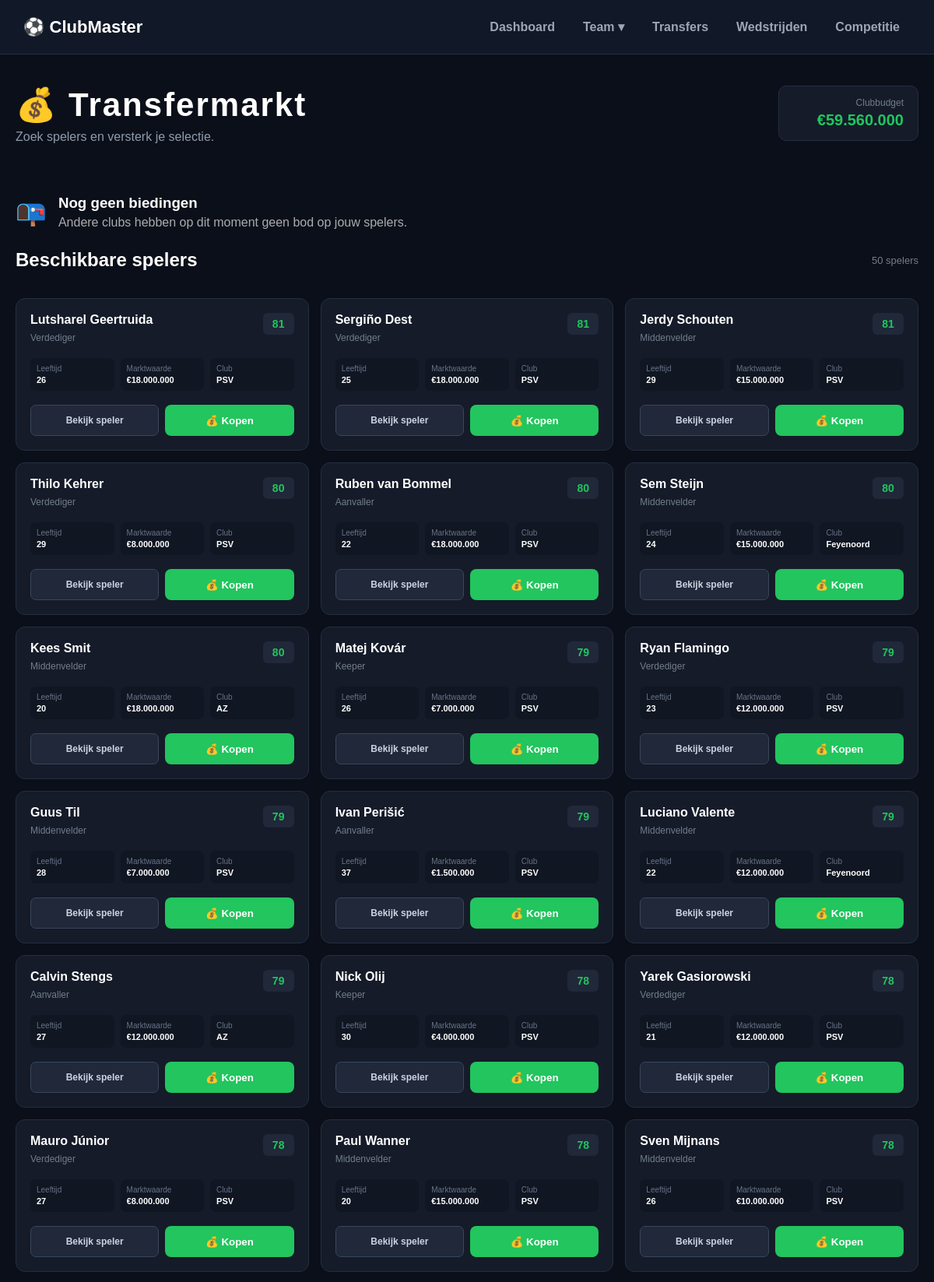
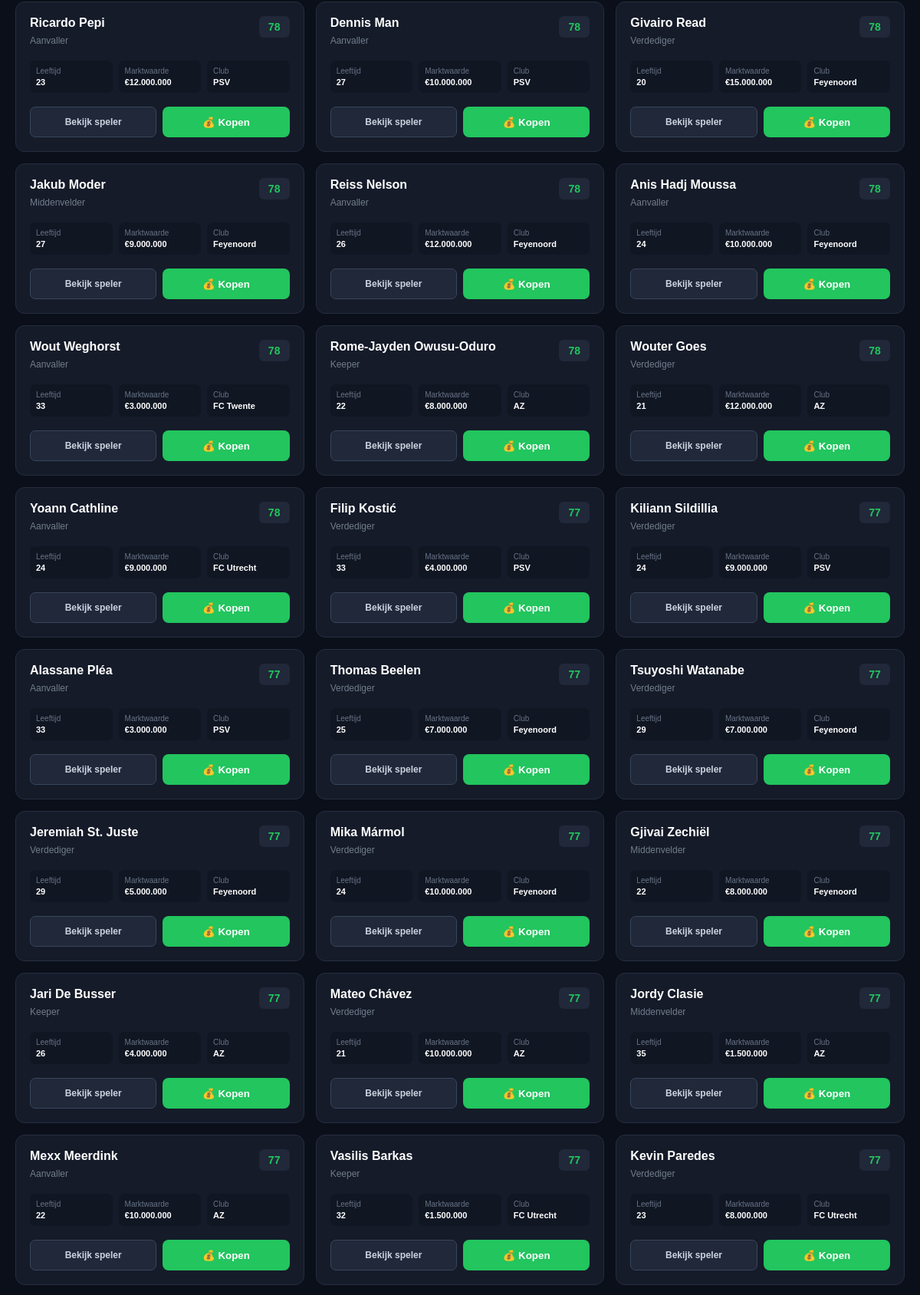
Screenshot of /transfers (signed in, upper part) with the database file from the repository (2 pictures, top to bottom).
### tables this page shows
CREATE TABLE clubs (
            id INTEGER PRIMARY KEY AUTOINCREMENT,
            naam TEXT NOT NULL,
            stad TEXT NOT NULL,
            rating INTEGER NOT NULL,
            logo TEXT NOT NULL,
            budget INTEGER NOT NULL,
            salariskosten INTEGER NOT NULL,
            stadioncapaciteit INTEGER NOT NULL,
            inkomsten_per_wedstrijd INTEGER NOT NULL
        );

CREATE TABLE players (
            id INTEGER PRIMARY KEY AUTOINCREMENT,
            club_id INTEGER NOT NULL,
            naam TEXT NOT NULL,
            positie TEXT NOT NULL,
            leeftijd INTEGER NOT NULL,
            marktwaarde INTEGER NOT NULL,
            rating INTEGER NOT NULL,
            salaris INTEGER NOT NULL,
            contractduur INTEGER NOT NULL,
            FOREIGN KEY (club_id) REFERENCES clubs(id)
        );

### app.py (the view)
@app.route("/transfers")
@login_required
def transfers():
    club = get_user_club()
    if club is None:
        return redirect(
            url_for("clubs_page")
        )
    transfer_offers = (
        genereer_ai_transferbiedingen()
    )
    progress = get_user_progress()
    connection = get_connection()
    spelers = connection.execute("""
        SELECT
            players.id,
            players.naam,
            players.positie,
            players.leeftijd,
            players.marktwaarde,
            players.rating,
            clubs.naam AS club_naam,
            clubs.logo AS club_logo
        FROM players
        JOIN clubs
            ON players.club_id = clubs.id
        WHERE players.club_id != ?
        ORDER BY players.rating DESC
        LIMIT 50
    """, (
        club["id"],
    )).fetchall()
    connection.close()
    return render_template(
        "transfers.html",
        club=club,
        players=spelers,
        transfer_history=
            progress["transfer_history"],
        transfer_offers=
            transfer_offers
    )

### app.py (called while the page is built, shortened)
def get_connection():
    connection = sqlite3.connect(DATABASE)
    connection.row_factory = sqlite3.Row
    return connection

def login_required(view):
    @wraps(view)
    def wrapped_view(*args, **kwargs):
        user_id = session.get("user_id")
        if user_id is None:
            return redirect(
                url_for("login")
            )
        connection = get_connection()
        user = connection.execute("""
            SELECT id
            FROM users
            WHERE id = ?
        """, (
            user_id,
        )).fetchone()
        connection.close()
        if user is None:
            session.clear()
            return redirect(
                url_for("login")
            )
        return view(*args, **kwargs)
    return wrapped_view

def get_current_user():
    user_id = session.get("user_id")
    if user_id is None:
        return None
    connection = get_connection()
    user = connection.execute("""
        SELECT
            id,
            username,
            password_hash,
            club_id,
            lineup_json,
            tactics_json,
            transfer_history_json,
            transfer_offers_json,
            transfer_offer_date,
            created_at
        FROM users
        WHERE id = ?
    """, (
        user_id,
    )).fetchone()
    connection.close()
    return user

def load_json_value(value, default):
    if not value:
        return default
    try:
        return json.loads(value)
    except (
        TypeError,
        ValueError,
        json.JSONDecodeError
    ):
        return default

def get_user_progress():
    user = get_current_user()
    return {
        "lineup": load_json_value(
            user["lineup_json"],
            {}
        ),
        "tactics": load_json_value(
            user["tactics_json"],
            {
                "formatie": "4-3-3",
                "speelstijl": "Gebalanceerd",
                "mentaliteit": "Gebalanceerd",
                "druk": "Normaal"
            }
        ),
        "transfer_history": load_json_value(
            user["transfer_history_json"],
            []
        ),
        "transfer_offers": load_json_value(
            user["transfer_offers_json"],
            []
        ),
        "transfer_offer_date":
            user["transfer_offer_date"]
    }

### Templates/transfers.html (shortened to what this page needs)
<!DOCTYPE html>
<html lang="nl">
<head>
    <link
        rel="stylesheet"
        href="{{ url_for('static', filename='style.css') }}"
    >
</head>
<body>
{% include "navbar.html" %}
<main class="transfers-page">
    <div class="transfers-header">
        <div>
            <h1>
                💰 Transfermarkt
            </h1>
            <p class="page-subtitle">
                Zoek spelers en versterk je selectie.
            </p>
        </div>
        <div class="transfer-budget">
            <span>
                Clubbudget
            </span>
            <strong>
                €{{ "{:,.0f}".format(club.budget).replace(",", ".") }}
            </strong>
        </div>
    </div>
    {% if transfer_offers %}
    <section class="transfer-section ai-offers-section">
        <div class="transfer-section-header">
            <div>
                <h2>
                    📨 Biedingen op jouw spelers
                </h2>
                <p class="transfer-offers-subtitle">
                    Andere clubs zijn geïnteresseerd in spelers uit jouw selectie.
                </p>
            </div>
            <span>
                {{ transfer_offers|length }} biedingen
            </span>
        </div>
        <div class="transfer-offers-list">
            {% for offer in transfer_offers %}
            <article class="ai-offer-card">
                <div class="ai-offer-icon">
                    💼
                </div>
                <div class="ai-offer-main">
                    <div class="ai-offer-player">
                        <strong>
                            {{ offer.player_name }}
                        </strong>
                        <span>
                            {{ offer.position }}
                            ·
                            Rating {{ offer.rating }}
                        </span>
                    </div>
                    <div class="ai-offer-route">
                        <span>
                            {{ offer.from_club }}
                        </span>
                        <strong>
                            →
                        </strong>
                        <span>
                            {{ offer.to_club }}
                        </span>
                    </div>
                    <div class="ai-offer-value">
                        <span>
                            Marktwaarde
                        </span>
                        <strong>
                            €{{ "{:,.0f}".format(offer.market_value).replace(",", ".") }}
                        </strong>
                    </div>
                    <div class="ai-offer-price">
                        <span>
                            Bod
                        </span>
                        <strong>
                            €{{ "{:,.0f}".format(offer.offer).replace(",", ".") }}
                        </strong>
                    </div>
                </div>
                <div class="ai-offer-actions">
                    <form
                        method="POST"
                        action="{{ url_for('accept_transfer_offer', offer_id=offer.id) }}"
                    >
                        <button
                            type="submit"
                            class="club-button ai-accept-button"
                        >
                            ✅ Accepteren
                        </button>
                    </form>
                    <form
                        method="POST"
                        action="{{ url_for('reject_transfer_offer', offer_id=offer.id) }}"
                    >
                        <button
                            type="submit"
                            class="ai-reject-button"
                        >
                            ❌ Afwijzen
                        </button>
                    </form>
                </div>
            </article>
            {% endfor %}
        </div>
    </section>
    {% else %}
    <section class="transfer-section no-offers-section">
        <div class="no-offers-content">
            <span class="no-offers-icon">
                📭
            </span>
            <div>
                <h3>
                    Nog geen biedingen
                </h3>
                <p>
                    Andere clubs hebben op dit moment geen bod op jouw spelers.
                </p>
            </div>
        </div>
    </section>
    {% endif %}
    <section class="transfer-section">
        <div class="transfer-section-header">
            <h2>
                Beschikbare spelers
            </h2>
            <span>
                {{ players|length }} spelers
            </span>
        </div>
        <div class="transfer-grid">
            {% for player in players %}
                <article class="transfer-card">
                    <div class="transfer-card-top">
                        <div>
                            <h3>
                                {{ player.naam }}
                            </h3>
                            <span class="transfer-position">
                                {{ player.positie }}
                            </span>
                        </div>
                        <div class="transfer-rating">
                            {{ player.rating }}
                        </div>
                    </div>
                    <div class="transfer-details">
                        <div>
                            <span>
                                Leeftijd
                            </span>
                            <strong>
                                {{ player.leeftijd }}
                            </strong>
                        </div>
                        <div>
                            <span>
                                Marktwaarde
                            </span>
                            <strong>
                                €{{ "{:,.0f}".format(player.marktwaarde).replace(",", ".") }}
                            </strong>
                        </div>
                        <div>
                            <span>
                                Club
                            </span>
                            <strong>
                                {{ player.club_naam }}
                            </strong>
                        </div>
                    </div>
                    <div class="transfer-actions">
                        <a
                            href="{{ url_for('player_detail', player_id=player.id) }}"
                            class="transfer-info-button"
                        >
                            Bekijk speler
                        </a>
                        <form
                            method="POST"
                            action="{{ url_for('buy_transfer', player_id=player.id) }}"
                        >
                            <button
                                type="submit"
                                class="club-button transfer-buy-button"
                            >
                                💰 Kopen
                            </button>
                        </form>
                    </div>
                </article>
            {% else %}
                <div class="no-transfer-players">
                    Er zijn momenteel geen spelers beschikbaar.
                </div>
            {% endfor %}
        </div>
    </section>
</main>
</body>
</html>

### static/style.css (style rules this page uses)
* { box-sizing: border-box; }
body { margin: 0; font-family: Arial, sans-serif; background: #0b0f19; color: white; }
h1 { font-size: 64px; margin: 0; letter-spacing: 2px; }
.page-subtitle { color: #b8c0cc; margin-bottom: 40px; }
.club-button { display: inline-block; padding: 12px 22px; background: #22c55e; color: white; text-decoration: none; border-radius: 8px; font-weight: bold; transition: 0.2s; }
.transfers-page { max-width: 1200px; min-height: calc(100vh - 70px); margin: 0 auto; padding: 45px 25px 60px; }
.transfers-page h1 { margin: 0; font-size: 42px; }
.transfers-page .page-subtitle { margin-top: 8px; color: #8f9bad; }
.transfer-grid { display: grid; grid-template-columns: repeat(3, 1fr); gap: 18px; margin-top: 35px; }
.transfer-card { padding: 20px; background: #151b29; border: 1px solid #252e40; border-radius: 14px; transition: 0.2s; }
.transfer-card-top { display: flex; justify-content: space-between; align-items: flex-start; gap: 15px; }
.transfer-card .club-button { width: 100%; border: none; cursor: pointer; }
.transfers-page { max-width: 1200px; margin: 0 auto; padding: 40px 20px 60px; }
.transfers-header { display: flex; align-items: flex-start; justify-content: space-between; gap: 20px; margin-bottom: 25px; }
.transfer-budget { min-width: 180px; padding: 14px 18px; background: #151b29; border: 1px solid #252e40; border-radius: 10px; text-align: right; }
.transfer-budget span { display: block; color: #727d8d; font-size: 12px; margin-bottom: 4px; }
.transfer-budget strong { color: #22c55e; font-size: 20px; }
.transfer-section { margin-top: 25px; }
.transfer-section-header { display: flex; align-items: center; justify-content: space-between; margin-bottom: 14px; }
.transfer-section-header h2 { margin: 0; color: white; }
.transfer-section-header span { color: #727d8d; font-size: 13px; }
.transfer-grid { display: grid; grid-template-columns: repeat(3, 1fr); gap: 15px; }
.transfer-card { display: flex; flex-direction: column; min-width: 0; padding: 18px; background: #151b29; border: 1px solid #252e40; border-radius: 12px; transition: border-color 0.15s ease, transform 0.15s ease; }
.transfer-card-top { display: flex; align-items: flex-start; justify-content: space-between; gap: 15px; }
.transfer-card h3 { margin: 0 0 4px; color: white; font-size: 16px; }
.transfer-position { color: #727d8d; font-size: 12px; }
.transfer-rating { min-width: 40px; padding: 6px 8px; background: #202839; border-radius: 6px; color: #22c55e; text-align: center; font-size: 14px; font-weight: bold; }
.transfer-details { display: grid; grid-template-columns: repeat(3, 1fr); gap: 8px; margin: 18px 0; }
.transfer-details div { padding: 8px; background: #101622; border-radius: 7px; }
.transfer-details span { display: block; color: #687386; font-size: 10px; }
.transfer-details strong { display: block; margin-top: 3px; color: white; font-size: 11px; overflow: hidden; text-overflow: ellipsis; white-space: nowrap; }
.transfer-actions { display: grid; grid-template-columns: 1fr 1fr; gap: 8px; margin-top: auto; }
.transfer-info-button, .transfer-sell-button { display: flex; align-items: center; justify-content: center; min-height: 40px; padding: 8px 10px; box-sizing: border-box; border-radius: 7px; text-decoration: none; font-size: 12px; font-weight: bold; cursor: pointer; }
.transfer-info-button { background: #202839; border: 1px solid #39465a; color: #cbd5e1; }
.transfer-buy-button { width: 100%; min-height: 40px; margin: 0; border: none; cursor: pointer; }
.no-offers-section { margin-bottom: 20px; }
.no-offers-content { display: flex; align-items: center; gap: 15px; }
.no-offers-icon { font-size: 2rem; }
.no-offers-content h3 { margin: 0; }
.no-offers-content p { margin: 5px 0 0; opacity: 0.65; }

### rows the page displays
clubs: budget "59.560.000"
players: naam "Lutsharel Geertruida", positie "Verdediger", rating "81", leeftijd "26", marktwaarde "18.000.000", club_naam "PSV"
players: naam "Sergiño Dest", positie "Verdediger", rating "81", leeftijd "25", marktwaarde "18.000.000", club_naam "PSV"
players: naam "Jerdy Schouten", positie "Middenvelder", rating "81", leeftijd "29", marktwaarde "15.000.000", club_naam "PSV"
players: naam "Thilo Kehrer", positie "Verdediger", rating "80", leeftijd "29", marktwaarde "8.000.000", club_naam "PSV"
players: naam "Ruben van Bommel", positie "Aanvaller", rating "80", leeftijd "22", marktwaarde "18.000.000", club_naam "PSV"
players: naam "Sem Steijn", positie "Middenvelder", rating "80", leeftijd "24", marktwaarde "15.000.000", club_naam "Feyenoord"
players: naam "Kees Smit", positie "Middenvelder", rating "80", leeftijd "20", marktwaarde "18.000.000", club_naam "AZ"
players: naam "Matej Kovár", positie "Keeper", rating "79", leeftijd "26", marktwaarde "7.000.000", club_naam "PSV"
players: naam "Ryan Flamingo", positie "Verdediger", rating "79", leeftijd "23", marktwaarde "12.000.000", club_naam "PSV"
players: naam "Guus Til", positie "Middenvelder", rating "79", leeftijd "28", marktwaarde "7.000.000", club_naam "PSV"
players: naam "Ivan Perišić", positie "Aanvaller", rating "79", leeftijd "37", marktwaarde "1.500.000", club_naam "PSV"
players: naam "Luciano Valente", positie "Middenvelder", rating "79", leeftijd "22", marktwaarde "12.000.000", club_naam "Feyenoord"
players: naam "Calvin Stengs", positie "Aanvaller", rating "79", leeftijd "27", marktwaarde "12.000.000", club_naam "AZ"
players: naam "Nick Olij", positie "Keeper", rating "78", leeftijd "30", marktwaarde "4.000.000", club_naam "PSV"
players: naam "Yarek Gasiorowski", positie "Verdediger", rating "78", leeftijd "21", marktwaarde "12.000.000", club_naam "PSV"
players: naam "Mauro Júnior", positie "Verdediger", rating "78", leeftijd "27", marktwaarde "8.000.000", club_naam "PSV"
players: naam "Paul Wanner", positie "Middenvelder", rating "78", leeftijd "20", marktwaarde "15.000.000", club_naam "PSV"
players: naam "Sven Mijnans", positie "Middenvelder", rating "78", leeftijd "26", marktwaarde "10.000.000", club_naam "PSV"
players: naam "Ricardo Pepi", positie "Aanvaller", rating "78", leeftijd "23", marktwaarde "12.000.000", club_naam "PSV"
players: naam "Dennis Man", positie "Aanvaller", rating "78", leeftijd "27", marktwaarde "10.000.000", club_naam "PSV"
players: naam "Givairo Read", positie "Verdediger", rating "78", leeftijd "20", marktwaarde "15.000.000", club_naam "Feyenoord"
players: naam "Jakub Moder", positie "Middenvelder", rating "78", leeftijd "27", marktwaarde "9.000.000", club_naam "Feyenoord"
players: naam "Reiss Nelson", positie "Aanvaller", rating "78", leeftijd "26", marktwaarde "12.000.000", club_naam "Feyenoord"
players: naam "Anis Hadj Moussa", positie "Aanvaller", rating "78", leeftijd "24", marktwaarde "10.000.000", club_naam "Feyenoord"
players: naam "Wout Weghorst", positie "Aanvaller", rating "78", leeftijd "33", marktwaarde "3.000.000", club_naam "FC Twente"
players: naam "Rome-Jayden Owusu-Oduro", positie "Keeper", rating "78", leeftijd "22", marktwaarde "8.000.000", club_naam "AZ"
players: naam "Wouter Goes", positie "Verdediger", rating "78", leeftijd "21", marktwaarde "12.000.000", club_naam "AZ"
players: naam "Yoann Cathline", positie "Aanvaller", rating "78", leeftijd "24", marktwaarde "9.000.000", club_naam "FC Utrecht"
players: naam "Filip Kostić", positie "Verdediger", rating "77", leeftijd "33", marktwaarde "4.000.000", club_naam "PSV"
players: naam "Kiliann Sildillia", positie "Verdediger", rating "77", leeftijd "24", marktwaarde "9.000.000", club_naam "PSV"
players: naam "Alassane Pléa", positie "Aanvaller", rating "77", leeftijd "33", marktwaarde "3.000.000", club_naam "PSV"
players: naam "Thomas Beelen", positie "Verdediger", rating "77", leeftijd "25", marktwaarde "7.000.000", club_naam "Feyenoord"
players: naam "Tsuyoshi Watanabe", positie "Verdediger", rating "77", leeftijd "29", marktwaarde "7.000.000", club_naam "Feyenoord"
players: naam "Jeremiah St. Juste", positie "Verdediger", rating "77", leeftijd "29", marktwaarde "5.000.000", club_naam "Feyenoord"
players: naam "Mika Mármol", positie "Verdediger", rating "77", leeftijd "24", marktwaarde "10.000.000", club_naam "Feyenoord"
players: naam "Gjivai Zechiël", positie "Middenvelder", rating "77", leeftijd "22", marktwaarde "8.000.000", club_naam "Feyenoord"
players: naam "Jari De Busser", positie "Keeper", rating "77", leeftijd "26", marktwaarde "4.000.000", club_naam "AZ"
players: naam "Mateo Chávez", positie "Verdediger", rating "77", leeftijd "21", marktwaarde "10.000.000", club_naam "AZ"
players: naam "Jordy Clasie", positie "Middenvelder", rating "77", leeftijd "35", marktwaarde "1.500.000", club_naam "AZ"
players: naam "Mexx Meerdink", positie "Aanvaller", rating "77", leeftijd "22", marktwaarde "10.000.000", club_naam "AZ"
players: naam "Vasilis Barkas", positie "Keeper", rating "77", leeftijd "32", marktwaarde "1.500.000", club_naam "FC Utrecht"
players: naam "Kevin Paredes", positie "Verdediger", rating "77", leeftijd "23", marktwaarde "8.000.000", club_naam "FC Utrecht"

### other values shown
{{ players|length }} "50"
